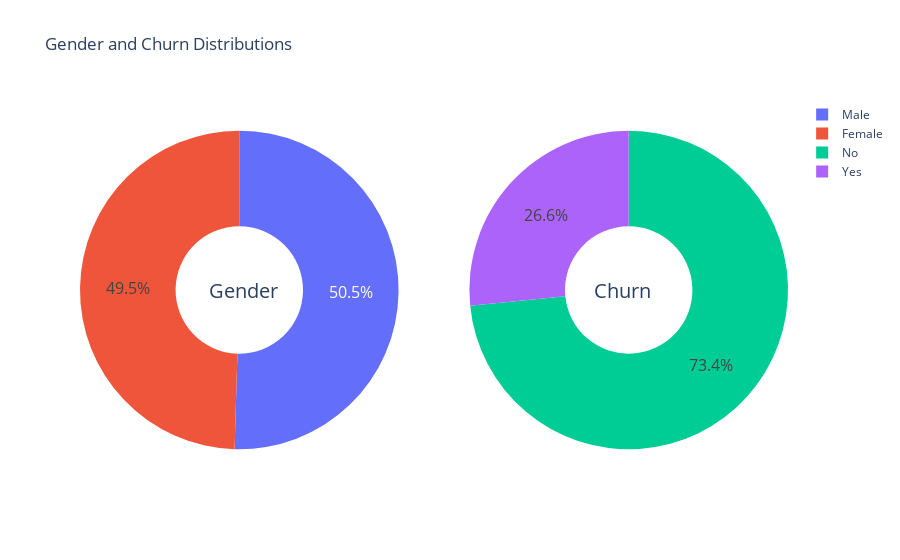

The cell this chart's notebook holds for it:
### Markdown cell above
# 6. Data Visualization

### Code cell
g_labels = ['Male', 'Female']
c_labels = ['No', 'Yes']

fig = make_subplots(rows=1, cols=2, specs=[[{'type':'domain'}, {'type':'domain'}]])
fig.add_trace(go.Pie(labels=g_labels, values=df['gender'].value_counts(), name="Gender"),
              1, 1)
fig.add_trace(go.Pie(labels=c_labels, values=df['Churn'].value_counts(), name="Churn"),
              1, 2)

fig.update_traces(hole=.4, hoverinfo="label+percent+name", textfont_size=16)

fig.update_layout(
    title_text="Gender and Churn Distributions",
    annotations=[dict(text='Gender', x=0.18, y=0.5, font_size=20, showarrow=False),
                 dict(text='Churn', x=0.81, y=0.5, font_size=20, showarrow=False)])
fig.show()

### Figure 1 — Plotly figure (JSON) as saved in the notebook; plotly's stock layout.template omitted (floating-point values rounded to 4 significant figures)
{"data": [{"domain": {"x": [0, 0.45], "y": [0, 1]}, "hole": 0.4, "hoverinfo": "label+percent+name", "labels": ["Male", "Female"], "name": "Gender", "textfont": {"size": 16}, "type": "pie", "values": [3549, 3483]}, {"domain": {"x": [0.55, 1], "y": [0, 1]}, "hole": 0.4, "hoverinfo": "label+percent+name", "labels": ["No", "Yes"], "name": "Churn", "textfont": {"size": 16}, "type": "pie", "values": [5163, 1869]}], "layout": {"annotations": [{"font": {"size": 20}, "showarrow": false, "text": "Gender", "x": 0.18, "y": 0.5}, {"font": {"size": 20}, "showarrow": false, "text": "Churn", "x": 0.81, "y": 0.5}], "title": {"text": "Gender and Churn Distributions"}}}
